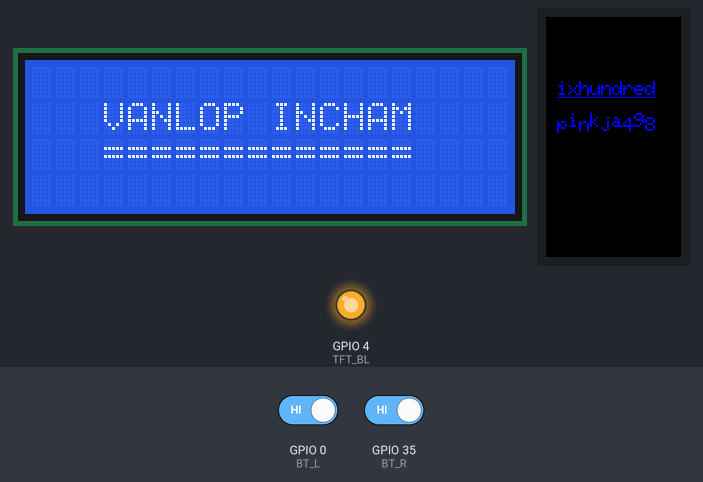
The program below on a simulated ESP32. Parts: 20×4 character LCD, 135×240 colour display, output pins drawn as LEDs (lit = HIGH). The test bench sets the inputs (shaded band); at power-on: GPIO 0 (BT_L) HIGH, GPIO 35 (BT_R) HIGH. Random numbers use the default seed unless the program sets one; EEPROM starts erased; what the program prints to the serial monitor is not drawn.

Above: at 2.2 s.
At 17.3 s:
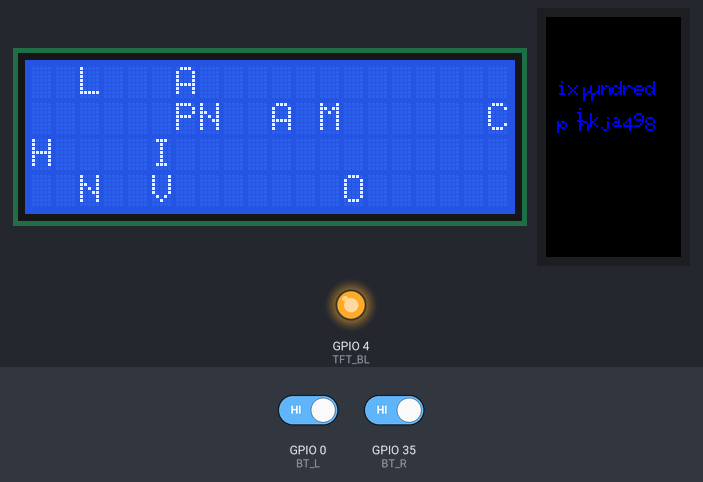
17.4 s: GPIO 0 (BT_L) driven HIGH
At 20.0 s:
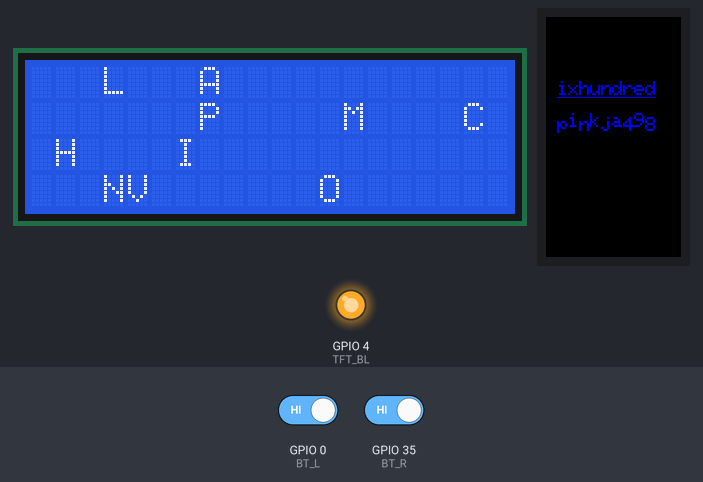
22.6 s: GPIO 35 (BT_R) driven LOW
At 22.82 s:
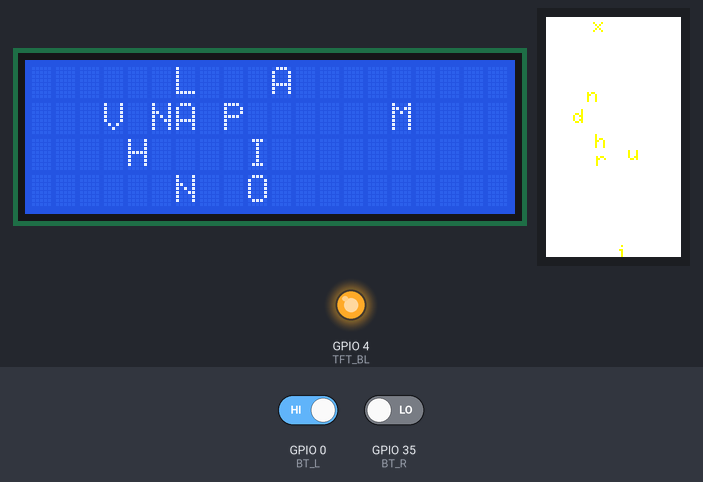

Measured:
- what the display in image 0 shows lasts 2.5 s, from 2.1 s to 4.6 s
- what the display in image 2 shows lasts 0.8 s, from 19.4 s to 20.2 s

The program:

main.cpp
```cpp
#include <Arduino.h>
#include <EEPROM.h>
#include <SPI.h>
#include <esp_task_wdt.h>

#define MOVE_PERIOD 750
#define MOVE2_PERIOD 250
#define TEST_SPEEDX  4
#define TEST_SPEEDY  4
#define RX2_PIN 27
#define TX2_PIN 26
#define T2_SPACE 11

#include <LiquidCrystal_I2C.h>
#define I2C_SDA 21
#define I2C_SCL 22
LiquidCrystal_I2C lcd(0x27, 20, 4); // set the LCD address to 0x27 for a 16 chars and 2 line display

#include "ixhundred_Move.h"
ixhundred_Move titles[13];
ixhundred_Move titles2[18];
uint32_t tmove = 0;
uint32_t tmove2 = 0;
uint8_t mark[4][20];
int speed1 = MOVE_PERIOD;
int speed2 = MOVE2_PERIOD;

#include <Adafruit_GFX.h>    // Core graphics library
#include <Adafruit_ST7789.h> // Hardware-specific library for ST7789
#define TFT_CS         5
#define TFT_RST        23
#define TFT_DC         16
//Adafruit_ST7789 tft = Adafruit_ST7789(TFT_CS, TFT_DC, TFT_RST);
#define TFT_MOSI 19  // Data out
#define TFT_SCLK 18  // Clock out
#define TFT_BL   4
Adafruit_ST7789 tft = Adafruit_ST7789(TFT_CS, TFT_DC, TFT_MOSI, TFT_SCLK, TFT_RST);

#define BT_L  0
#define BT_R  35

float p = 3.1415926;

#define WDT_TIMEOUT WDTO_8S
TaskHandle_t Task1;
void Task1code( void * pvParameters );

void testlines(uint16_t color);
void testdrawtext(char *text, uint16_t color);
void testfastlines(uint16_t color1, uint16_t color2);
void tftPrintTest();

void setup() {
  Serial.begin(115200);
  //Serial1.begin(115200,SERIAL_8N1,RX2_PIN, TX2_PIN);
  EEPROM.begin(4096);
  randomSeed(analogRead(A0));
  pinMode(TFT_BL,OUTPUT);
  pinMode(BT_L,INPUT_PULLUP);
  pinMode(BT_R,INPUT_PULLUP);
  digitalWrite(TFT_BL,1);

	lcd.init(I2C_SDA, I2C_SCL); // initialize the lcd to use user defined I2C pins
	lcd.backlight();
	lcd.setCursor(3,0);
	lcd.print("Hello, world!");
	lcd.setCursor(2,1);
	lcd.print("V.I. Integration");
	lcd.setCursor(0,2);
	lcd.print("900 !! ixhundred");
	lcd.setCursor(0,3);
	lcd.print("#Ready!");

  Serial.println(F("#Initialized Screen..."));
  tft.init(135, 240);           // Init ST7789 240x135, 1.14 inch
  uint16_t time = millis();
  tft.fillScreen(ST77XX_BLACK);
  time = millis() - time;
  Serial.printf("Frame time = %d ms\r\n",time);
  tft.setRotation(2);

  // line draw test
  //testlines(ST77XX_YELLOW);
  //delay(500);

  // optimized lines
  //testfastlines(ST77XX_RED, ST77XX_BLUE);
  //delay(500);

  // optimized lines
  //tftPrintTest();

  tft.setTextSize(2);
  testdrawtext((char *)"\n\nixhundred",ST77XX_BLUE);
  delay(1000);
  tft.fillScreen(ST77XX_BLACK);

  titles[0].init('V',3,1);
  titles[1].init('A',4,1);
  titles[2].init('N',5,1);
  titles[3].init('L',6,1);
  titles[4].init('O',7,1);
  titles[5].init('P',8,1);
  titles[6].init(' ',9,1);
  titles[7].init('I',10,1);
  titles[8].init('N',11,1);
  titles[9].init('C',12,1);
  titles[10].init('H',13,1);
  titles[11].init('A',14,1);
  titles[12].init('M',15,1);

  xTaskCreatePinnedToCore(
                      Task1code,   // Task function.
                      "TFTTask",     // name of task.
                      10000,       // Stack size of task
                      NULL,        // parameter of the task
                      1,           // priority of the task
                      &Task1,      // Task handle to keep track of created task
                      0);          // pin task to core 0
  tmove = millis();
  esp_task_wdt_init(WDTO_8S,true);
  esp_task_wdt_add(Task1);
  Serial.println("#Ready");
}

void loop() {
  esp_task_wdt_reset();
  if(digitalRead(BT_L)==LOW) {
    delay(20);
    if(digitalRead(BT_L)==LOW) {
      tft.invertDisplay(false);
      Serial.println("#Left pressed");
      while(digitalRead(BT_L)==LOW);
      Serial.println("#Left released");
    }
  }
  if(digitalRead(BT_R)==LOW) {
    delay(20);
    if(digitalRead(BT_R)==LOW) {
      tft.invertDisplay(true);
      Serial.println("#Right pressed");
      while(digitalRead(BT_R)==LOW);
      Serial.println("#Right released");
    }
  }

  if ((uint32_t)(millis()-tmove) >= speed1) {
    tmove = millis();
    //Serial1.println("#tick");
    uint8_t fin = 1;
    for(int i = 0; i < sizeof titles/sizeof titles[0]; ++i) {
      if (!titles[i].move_finished()) {
        fin = 0;
        break;
      }
    }
    if (fin == 1) {
      //finished reset
      Serial.println("#titles move finished");
      speed1 = random(25,101)*10;
      Serial.printf("#Next Speed 1 = %d\r\n",speed1);
      lcd.clear();
      for(int i = 0; i < sizeof titles/sizeof titles[0]; ++i) {
        titles[i].show(lcd);
        if(titles[i]._cy+1 < titles[i]._maxy) {
          lcd.setCursor(titles[i]._cx,titles[i]._cy+1);
          lcd.print('=');
        }
      }

      delay(3000);
      lcd.clear();
      for(int i = 0; i < 4; ++i)
        for(int j = 0; j < 20; ++j)
          mark[i][j] = 0;
      for(int i = 0; i < sizeof titles/sizeof titles[0]; ++i) {
        int to = millis();
        do {
          titles[i].randompos();
        } while(mark[(int)titles[i]._cy][(int)titles[i]._cx] == 1 && millis()-to <= 1000);
        mark[(int)titles[i]._cy][(int)titles[i]._cx] = 1;
        titles[i].show(lcd);
        Serial.printf("#titles random = %c\r\n",titles[i]._char);
        delay(speed1);
      }
      delay(3000);
    }
    else {
      //try to move next;
      Serial.println("#titles move next");
      //lcd.clear();
      for(int i = 0; i < sizeof titles/sizeof titles[0]; ++i) {
        titles[i].move_next(lcd, titles);
      }
      //for(int j = 0; j < sizeof titles/sizeof titles[0]; ++j) {
      //  titles[j].show(lcd);
      //}
    }

  }

}

void Task1code( void * pvParameters ){
  //Serial.print("Task1 (TFT) running on core ");
  //Serial.println(xPortGetCoreID());
  titles2[0].init('i',T2_SPACE,64,tft.width(),tft.height(),TEST_SPEEDX,TEST_SPEEDY);
  titles2[1].init('x',T2_SPACE*2,64,tft.width(),tft.height(),TEST_SPEEDX,TEST_SPEEDY);
  titles2[2].init('h',T2_SPACE*3,64,tft.width(),tft.height(),TEST_SPEEDX,TEST_SPEEDY);
  titles2[3].init('u',T2_SPACE*4,64,tft.width(),tft.height(),TEST_SPEEDX,TEST_SPEEDY);
  titles2[4].init('n',T2_SPACE*5,64,tft.width(),tft.height(),TEST_SPEEDX,TEST_SPEEDY);
  titles2[5].init('d',T2_SPACE*6,64,tft.width(),tft.height(),TEST_SPEEDX,TEST_SPEEDY);
  titles2[6].init('r',T2_SPACE*7,64,tft.width(),tft.height(),TEST_SPEEDX,TEST_SPEEDY);
  titles2[7].init('e',T2_SPACE*8,64,tft.width(),tft.height(),TEST_SPEEDX,TEST_SPEEDY);
  titles2[8].init('d',T2_SPACE*9,64,tft.width(),tft.height(),TEST_SPEEDX,TEST_SPEEDY);
  titles2[9].init('p',T2_SPACE,100,tft.width(),tft.height(),TEST_SPEEDX,TEST_SPEEDY);
  titles2[10].init('i',T2_SPACE*2,96,tft.width(),tft.height(),TEST_SPEEDX,TEST_SPEEDY);
  titles2[11].init('n',T2_SPACE*3,100,tft.width(),tft.height(),TEST_SPEEDX,TEST_SPEEDY);
  titles2[12].init('k',T2_SPACE*4,96,tft.width(),tft.height(),TEST_SPEEDX,TEST_SPEEDY);
  titles2[13].init('j',T2_SPACE*5,100,tft.width(),tft.height(),TEST_SPEEDX,TEST_SPEEDY);
  titles2[14].init('a',T2_SPACE*6,96,tft.width(),tft.height(),TEST_SPEEDX,TEST_SPEEDY);
  titles2[15].init('4',T2_SPACE*7,100,tft.width(),tft.height(),TEST_SPEEDX,TEST_SPEEDY);
  titles2[16].init('9',T2_SPACE*8,96,tft.width(),tft.height(),TEST_SPEEDX,TEST_SPEEDY);
  titles2[17].init('8',T2_SPACE*9,100,tft.width(),tft.height(),TEST_SPEEDX,TEST_SPEEDY);

  tmove2 = millis();

  for(;;) {
    esp_task_wdt_reset();
    if ((uint32_t)(millis()-tmove2) >= speed2) {
      tmove2 = millis();
      uint8_t fin2 = 1;
      for(int i = 0; i < sizeof titles2/sizeof titles2[0]; ++i) {
        if (!titles2[i].move_finished()) {
          fin2 = 0;
          break;
        }
      }
      if (fin2 == 1) {
        //finished reset
        Serial.println("#titles2 move finished");
        speed2 = random(5,50)*10;
        Serial.printf("#Next Speed 2 = %d\r\n",speed2);
        //tft.fillScreen(ST77XX_BLACK);
        for(int i = 0; i < sizeof titles2/sizeof titles2[0]; ++i) {
          titles2[i].show(tft);
        }
        tft.fillRect(titles2[0]._cx,titles2[0]._cy+16,titles2[sizeof titles2/sizeof titles2[0]-1]._cx-titles2[0]._cx+T2_SPACE,1,ST77XX_BLUE);
        delay(3000);
        tft.fillRect(0,64,tft.width(),20,ST77XX_BLACK);
        tft.fillRect(0,96,tft.width(),20,ST77XX_BLACK);
        for(int i = 0; i < sizeof titles2/sizeof titles2[0]; ++i) {
          titles2[i].randompos();
          titles2[i].show(tft);
          Serial.printf("#titles2 random = %c\r\n",titles2[i]._char);
          delay(speed2);
        }
        delay(3000);
      }
      else {
        //try to move next;
        Serial.println("#titles2 move next");
        for(int i = 0; i < sizeof titles2/sizeof titles2[0]; ++i) {
          titles2[i].move_next(tft);
        }
      }
    }
  }
}

void testlines(uint16_t color) {
  tft.fillScreen(ST77XX_BLACK);
  for (int16_t x=0; x < tft.width(); x+=6) {
    tft.drawLine(0, 0, x, tft.height()-1, color);
    delay(0);
  }
  for (int16_t y=0; y < tft.height(); y+=6) {
    tft.drawLine(0, 0, tft.width()-1, y, color);
    delay(0);
  }

  tft.fillScreen(ST77XX_BLACK);
  for (int16_t x=0; x < tft.width(); x+=6) {
    tft.drawLine(tft.width()-1, 0, x, tft.height()-1, color);
    delay(0);
  }
  for (int16_t y=0; y < tft.height(); y+=6) {
    tft.drawLine(tft.width()-1, 0, 0, y, color);
    delay(0);
  }

  tft.fillScreen(ST77XX_BLACK);
  for (int16_t x=0; x < tft.width(); x+=6) {
    tft.drawLine(0, tft.height()-1, x, 0, color);
    delay(0);
  }
  for (int16_t y=0; y < tft.height(); y+=6) {
    tft.drawLine(0, tft.height()-1, tft.width()-1, y, color);
    delay(0);
  }

  tft.fillScreen(ST77XX_BLACK);
  for (int16_t x=0; x < tft.width(); x+=6) {
    tft.drawLine(tft.width()-1, tft.height()-1, x, 0, color);
    delay(0);
  }
  for (int16_t y=0; y < tft.height(); y+=6) {
    tft.drawLine(tft.width()-1, tft.height()-1, 0, y, color);
    delay(0);
  }
}

void testdrawtext(char *text, uint16_t color) {
  //tft.setCursor(0, 0);
  tft.setTextColor(color);
  tft.setTextWrap(true);
  tft.print(text);
}

void testfastlines(uint16_t color1, uint16_t color2) {
  tft.fillScreen(ST77XX_BLACK);
  for (int16_t y=0; y < tft.height(); y+=5) {
    tft.drawFastHLine(0, y, tft.width(), color1);
  }
  for (int16_t x=0; x < tft.width(); x+=5) {
    tft.drawFastVLine(x, 0, tft.height(), color2);
  }
}

void tftPrintTest() {
  tft.setTextWrap(false);
  tft.fillScreen(ST77XX_BLACK);
  tft.setCursor(0, 30);
  tft.setTextColor(ST77XX_RED);
  tft.setTextSize(1);
  tft.println("Hello World!");
  tft.setTextColor(ST77XX_YELLOW);
  tft.setTextSize(2);
  tft.println("Hello World!");
  tft.setTextColor(ST77XX_GREEN);
  tft.setTextSize(3);
  tft.println("Hello World!");
  tft.setTextColor(ST77XX_BLUE);
  tft.setTextSize(4);
  tft.print(1234.567);
  delay(1500);
  tft.setCursor(0, 0);
  tft.fillScreen(ST77XX_BLACK);
  tft.setTextColor(ST77XX_WHITE);
  tft.setTextSize(0);
  tft.println("Hello World!");
  tft.setTextSize(1);
  tft.setTextColor(ST77XX_GREEN);
  tft.print(p, 6);
  tft.println(" Want pi?");
  tft.println(" ");
  tft.print(8675309, HEX); // print 8,675,309 out in HEX!
  tft.println(" Print HEX!");
  tft.println(" ");
  tft.setTextColor(ST77XX_WHITE);
  tft.println("Sketch has been");
  tft.println("running for: ");
  tft.setTextColor(ST77XX_MAGENTA);
  tft.print(millis() / 1000);
  tft.setTextColor(ST77XX_WHITE);
  tft.print(" seconds.");
}
```

ixhundred_Move.cpp
```cpp
#include "ixhundred_Move.h"
#include <LiquidCrystal_I2C.h>
#include <Adafruit_ST7789.h> // Hardware-specific library for ST7789

void ixhundred_Move::init()
{
}

void ixhundred_Move::init(char ch)
{
    _char = ch;
}

void ixhundred_Move::init(char ch, float tx, float ty)
{
    init(ch);
    settxy(tx,ty);
    //Serial.printf("#char=%c, tx=%d, cx=%d, ty=%d, cy=%d, maxx=%d, maxy=%d\r\n",_char, (int)_tx,(int)_cx,(int)_ty,(int)_cy,(int)_maxx,(int)_maxy);
}

void ixhundred_Move::init(char ch, float tx, float ty, float maxx, float maxy)
{
    init(ch,tx,ty);
    setmax(maxx,maxy);
}

void ixhundred_Move::init(char ch, float tx, float ty, float maxx, float maxy, float speedx, float speedy)
{
    init(ch,tx,ty,maxx,maxy);
    setspeedx(speedx);
    setspeedy(speedy);
}

/*
ixhundred_Move::ixhundred_Move()
{

}

ixhundred_Move::ixhundred_Move(char ch)
{
    init(ch);
}

ixhundred_Move::ixhundred_Move(char ch, float tx, float ty)
{
    init(ch,tx,ty);
    Serial.printf("#init %c,%d,%d,%d,%d\r\n",_char,(int)_tx,(int)_ty,(int)_cx,(int)_cy);
}

ixhundred_Move::ixhundred_Move(char ch, float tx, float ty, float maxx, float maxy)
{
    init(ch,tx,ty,maxx,maxy);
}
*/

void ixhundred_Move::setmaxx(float maxx)
{
    _maxx = maxx;
}

void ixhundred_Move::setmaxy(float maxy)
{
    _maxy = maxy;
}

void ixhundred_Move::setmax(float maxx, float maxy)
{
    setmaxx(maxx);
    setmaxy(maxy);
}

void ixhundred_Move::settx(float tx)
{
    _tx = tx;
    _cx = _tx;
}

void ixhundred_Move::setty(float ty)
{
    _ty = ty;
    _cy = _ty;
}

void ixhundred_Move::settxy(float tx, float ty)
{
    settx(tx);
    setty(ty);
}

void ixhundred_Move::setspeedx(float speedx)
{
    _speedx = speedx;
}

void ixhundred_Move::setspeedy(float speedy)
{
    _speedy = speedy;
}

void ixhundred_Move::sespeed(float speedx, float speedy)
{
    setspeedx(speedx);
    setspeedy(speedy);
}

bool ixhundred_Move::move_finished()
{
    //Serial.printf("#tx %d == cx %d && ty %d == dy %d\r\n",(int)_tx,(int)_cx,(int)_ty,(int)_cy);
    return (int)_tx == (int)_cx && (int)_ty == (int)_cy;
}

void ixhundred_Move::randompos()
{
    if (_char != ' ') {
        _cx = random(0,_maxx);
        _cy = random(0,_maxy);
    }
}

void ixhundred_Move::move_next(LiquidCrystal_I2C &lcd, ixhundred_Move* titles)
{
    if ((int)_cx != (int)_tx || (int)_cy != (int)_ty) {
        float diffx = abs(_tx-_cx);
        float diffy = abs(_ty-_cy);
        if (diffx >= diffy) {
            //move x-axis
            if ((int)_cx != (int)_tx) {
                lcd.setCursor(_cx,_cy);
                lcd.print(' ');
                _difff = abs(_tx-_cx);
                if((int)_tx > (int)_cx) {
                    _cx += _difff>=_speedx?_speedx:_difff;
                    show(lcd);
                }
                else {
                    _cx -= _difff>=_speedx?_speedx:_difff;
                    show(lcd);
                }
            }
        }
        else {
            //mov y-axis
            if ((int)_cy != (int)_ty) {
                lcd.setCursor(_cx,_cy);
                lcd.print(' ');
                _difff = abs(_ty-_cy);
                if((int)_ty > (int)_cy) {
                    _cy += _difff>=_speedy?_speedy:_difff;
                    show(lcd);
                }
                else {
                    _cy -= _difff>=_speedy?_speedy:_difff;
                    show(lcd);
                }
            }
        }
    }
    else {
        show(lcd);
    }
}

void ixhundred_Move::move_next(Adafruit_ST7789 &lcd)
{
    if ((int)_cx != (int)_tx || (int)_cy != (int)_ty) {
        float diffx = abs(_tx-_cx);
        float diffy = abs(_ty-_cy);
        if (diffx >= diffy) {
            //move x-axis
            if ((int)_cx != (int)_tx) {
                lcd.setTextColor(ST77XX_BLACK);
                show(lcd);
                lcd.setTextColor(ST77XX_BLUE);
                _difff = abs(_tx-_cx);
                if((int)_tx > (int)_cx) {
                    _cx += _difff>=_speedx?_speedx:_difff;
                    show(lcd);
                }
                else {
                    _cx -= _difff>=_speedx?_speedx:_difff;
                    show(lcd);
                }
            }
        }
        else {
            //mov y-axis
            if ((int)_cy != (int)_ty) {
                lcd.setTextColor(ST77XX_BLACK);
                show(lcd);
                lcd.setTextColor(ST77XX_BLUE);
                _difff = abs(_ty-_cy);
                if((int)_ty > (int)_cy) {
                    _cy += _difff>=_speedy?_speedy:_difff;
                    show(lcd);
                }
                else {
                    _cy -= _difff>=_speedy?_speedy:_difff;
                    show(lcd);
                }
            }
        }
    }
    else {
        show(lcd);
    }
}

void ixhundred_Move::show(LiquidCrystal_I2C &lcd)
{
    lcd.setCursor((int)_cx,(int)_cy);
    lcd.print((char)_char);
    //Serial.printf("#show %c at %d,%d\r\n",_char,(int)_cx,(int)_cy);
}

void ixhundred_Move::show(Adafruit_ST7789 &lcd)
{
    lcd.setCursor((int)_cx,(int)_cy);
    lcd.print((char)_char);
    //Serial.printf("#show %c at %d,%d\r\n",_char,(int)_cx,(int)_cy);
}
```

ixhundred_Move.h
```cpp
#ifndef ixhundred_Move_h
#define ixhundred_Move_h

#include <Arduino.h>
#include <LiquidCrystal_I2C.h>
#include <Adafruit_ST7789.h> // Hardware-specific library for ST7789

class ixhundred_Move
{
    public:
        float _maxx = 20;
        float _maxy = 4;
        float _tx = 0;
        float _ty = 0;
        float _cx = 0;
        float _cy = 0;
        int _char = ' ';
/*
        ixhundred_Move();
        ixhundred_Move(char ch);
        ixhundred_Move(char ch, float tx, float ty);
        ixhundred_Move(char ch, float tx, float ty, float maxx, float maxy);
*/
        void init();
        void init(char ch);
        void init(char ch, float tx, float ty);
        void init(char ch, float tx, float ty, float maxx, float maxy);
        void init(char ch, float tx, float ty, float maxx, float maxy, float speedx, float speedy);
        void setmaxx(float maxx);
        void setmaxy(float maxy);
        void setmax(float maxx, float maxy);
        void setspeedx(float speedx);
        void setspeedy(float speedy);
        void sespeed(float speedx, float speedy);
        void settx(float tx);
        void setty(float ty);
        void settxy(float tx, float ty);
        void randompos();
        bool move_finished();
        void move_next(LiquidCrystal_I2C &lcd, ixhundred_Move* titles);
        void move_next(Adafruit_ST7789 &lcd);
        void show(LiquidCrystal_I2C &lcd);
        void show(Adafruit_ST7789 &lcd);
    private:
        float _speedx = 1;
        float _speedy = 1;
        float _difff = 0;
};

#endif
```
